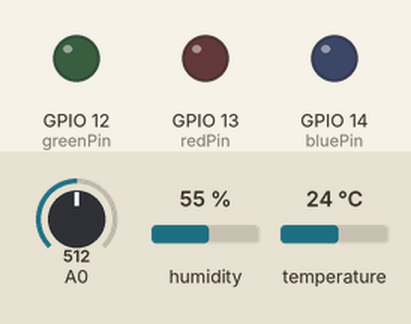
Bench run of a sketch on a simulated ESP8266 (NodeMCU). Shown: output pins drawn as LEDs (lit = HIGH). Inputs (shaded band) come from the test bench; at power-on: A0 = 512, temperature 24 °C, humidity 55 %. WiFi joins after 1.5 s; servers stay silent unless stated; what the sketch prints to the serial monitor is not drawn.

Above: at 3.7 s.
3.8 s: A0 set to 501
At 5.6 s:
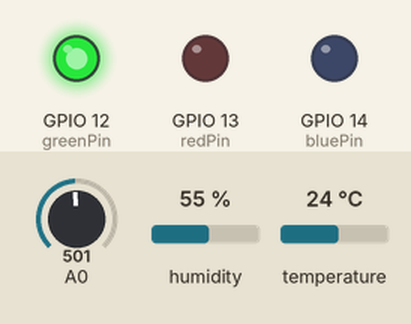
6.0 s: temperature set to 20.4 °C
7.7 s: temperature set to 19.2 °C
At 9.5 s:
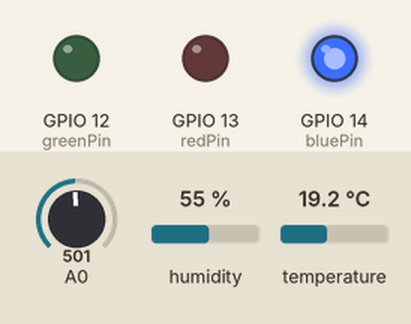
10.0 s: humidity set to 57 %
At 11.4 s:
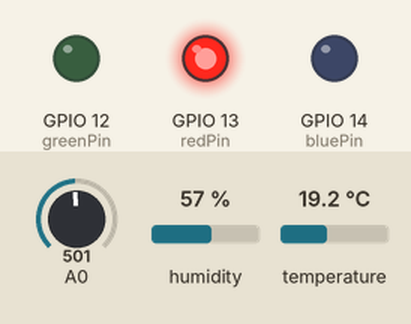
12.0 s: humidity set to 22 %
At 13.3 s:
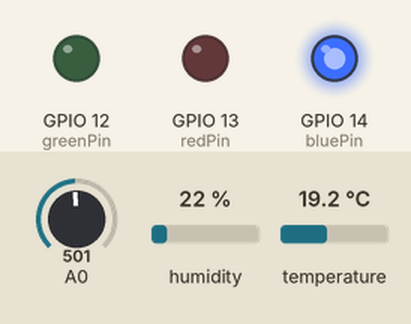
14.0 s: humidity set to 68 %
At 15.2 s:
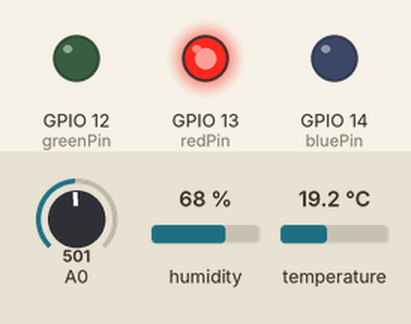
Timing chart, 0 to 17.0 s (numbered marks = the images above; inputs shaded):
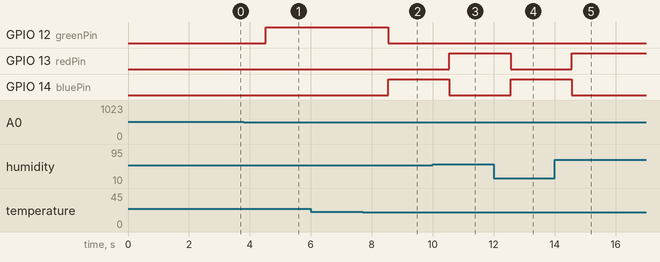

Measured:
- the behaviour switches between 511 and 510 on A0 (found by bisection; images 0 and 1)
- the behaviour switches between 20 and 19.9 °C on temperature (found by bisection; images 1 and 2)
- the behaviour switches between 55 and 56 % on humidity (found by bisection; images 2 and 3)
- after the input at 3.8 s, GPIO 12 (greenPin): LOW → HIGH after 0.71 s; GPIO 13 (redPin): stays LOW (without the input it goes to HIGH after 0.71 s)
- after the input at 6.0 s, every drawn part: stays the same
- after the input at 7.7 s, GPIO 12 (greenPin): HIGH → LOW after 0.83 s; GPIO 14 (bluePin): LOW → HIGH after 0.83 s
- after the input at 10.0 s, GPIO 13 (redPin): LOW → HIGH after 0.55 s; GPIO 14 (bluePin): HIGH → LOW after 0.55 s
- after the input at 12.0 s, GPIO 13 (redPin): HIGH → LOW after 0.56 s; GPIO 14 (bluePin): LOW → HIGH after 0.56 s
- after the input at 14.0 s, GPIO 13 (redPin): LOW → HIGH after 0.57 s; GPIO 14 (bluePin): HIGH → LOW after 0.57 s

The sketch:

project.ino
```cpp
#include "DHTesp.h"
#include <ESP8266WiFi.h>
#include <ESP8266WebServer.h>
#include <WebSocketsServer.h>
DHTesp dht;

float t = 0.0;
float h = 0.0;

char* ssid = "WPS-Dongle 104";
char* password = "";

ESP8266WebServer server;

WebSocketsServer webSocket = WebSocketsServer(81);

const int redPin = 13;
const int greenPin = 12;
const int bluePin = 14;

char webpage[] PROGMEM = R"=====(
<html>
<!-- Adding a data chart using Chart.js -->
<head>
  <script src='https://cdnjs.cloudflare.com/ajax/libs/Chart.js/2.5.0/Chart.min.js'></script>
</head>
<body onload="javascript:init()">
<hr />
<div>
  <canvas id="temp-chart" width="800" height="450"></canvas>
  <canvas id="hum-chart" width ="800" height ="450"> </canvas>
  <canvas id="gas-chart" width ="800" height ="450"> </canvas>
</div>
<script>
  var webSocket, dataPlot1, dataPlot2, dataPlot3;
  var maxDataPoints = 20;
  function removeData(){
    dataPlot1.data.labels.shift();
    dataPlot1.data.datasets[0].data.shift();
    dataPlot2.data.labels.shift();
    dataPlot2.data.datasets[0].data.shift();
    dataPlot3.data.labels.shift();
    dataPlot3.data.datasets[0].data.shift();
  }
  function addData(label, data1, data2, data3) {
    if(dataPlot1.data.labels.length > maxDataPoints) removeData();
    dataPlot1.data.labels.push(label);
    dataPlot1.data.datasets[0].data.push(data1);
    dataPlot1.update();

    if(dataPlot2.data.labels.length > maxDataPoints) removeData();
    dataPlot2.data.labels.push(label);
    dataPlot2.data.datasets[0].data.push(data2);
    dataPlot2.update();

    if(dataPlot3.data.labels.length > maxDataPoints) removeData();
    dataPlot3.data.labels.push(label);
    dataPlot3.data.datasets[0].data.push(data3);
    dataPlot3.update();
  }
  function init() {
    webSocket = new WebSocket('ws://' + window.location.hostname + ':81/');
    dataPlot1 = new Chart(document.getElementById("temp-chart"), {
      type: 'line',
      data: {
        labels: [],
        datasets: [{
          data: [],
          label: "Temperature (C)",
          borderColor: "#3e95cd",
          fill: false
        }
        ]
      }
    });
    dataPlot2 = new Chart(document.getElementById("hum-chart"), {
      type: 'line',
      data: {
        labels: [],
        datasets: [
        {
          data: [],
          label: "Humidity (%)",
          borderColor: "#3e95cd",
          fill: false
        },
        ]
      }
    });
    dataPlot3 = new Chart(document.getElementById("gas-chart"), {
      type: 'line',
      data: {
        labels: [],
        datasets: [
        {
          data: [],
          label: "Air quality",
          borderColor: "#3e95cd",
          fill: false
        },
        ]
      }
    });
    webSocket.onmessage = function(event) {
      var data = JSON.parse(event.data);
      console.log(data.value1);
      console.log(data.value2);
      console.log(data.value3);
      var today = new Date();
      var t = today.getHours() + ":" + today.getMinutes() + ":" + today.getSeconds();
      addData(t, data.value1, data.value2, data.value3);
    }
  }
</script>
</body>
</html>
)=====";

void setup()
{
  digitalWrite(0, LOW); // sets output to gnd
  pinMode(0, OUTPUT); // switches power to DHT on
  delay(1000); // delay necessary after power up for DHT to stabilize
  WiFi.begin(ssid,password);
  Serial.begin(9600);
  while(WiFi.status()!= WL_CONNECTED)
  {
    Serial.print(".");
    delay(500);
  }
  Serial.println("");
  Serial.print("IP Address: ");
  Serial.println(WiFi.localIP());

  server.on("/",[](){
    server.send_P(200, "text/html", webpage);
  });
  server.begin();
  webSocket.begin();
  webSocket.onEvent(webSocketEvent);

  pinMode(redPin, OUTPUT);
  pinMode(greenPin, OUTPUT);
  pinMode(bluePin, OUTPUT);

  dht.setup(0, DHTesp::DHT22);
}

void loop()
{
  getData();
  webSocket.loop();
  server.handleClient();
}
void getData()
{
  delay(2000);
  float temp = dht.getTemperature();
  float hum = dht.getHumidity();
  float gas = analogRead(A0);

  if(hum>55 || gas > 510)
  {
    setColor(255,0,0);
  }else
  {
    if(temp < 20 || temp > 27)
    {
      setColor(0,0,255);
    }else
      setColor(0,255,0);
  }

  if(!isnan(temp)) {Serial.println(temp); t = temp;}
  else Serial.println("Failed reading from the sensor");
  if(!isnan(hum)) {Serial.println(temp); h = hum;}
  else Serial.println("Failed reading from the sensor");
  String json = "{\"value1\":";
  json += t;
  json += ",";
  json += "\"value2\":";
  json += h;
  json += ",";
  json += "\"value3\":";
  json += gas;
  json += "}";
  webSocket.broadcastTXT(json.c_str(), json.length());
}

void setColor(int red, int green, int blue)
{
  analogWrite(redPin, red);
  analogWrite(greenPin, green);
  analogWrite(bluePin, blue);
}

void webSocketEvent(uint8_t num, WStype_t type, uint8_t * payload, size_t length){


}
```
